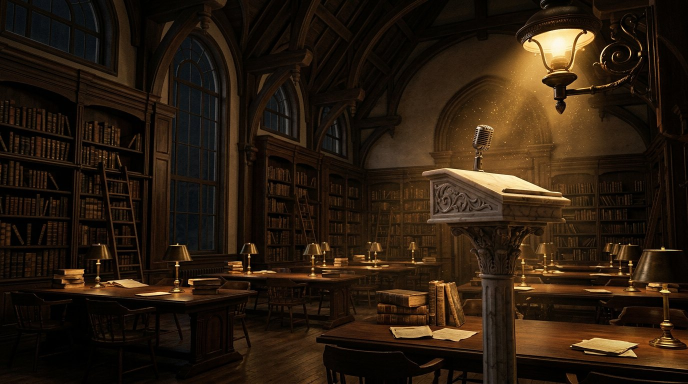
#> input picture bot/eventos_fondos/acad.jpg, 1376 x 768 px, given in place of acad.jpg.jpg, which was not available (shown at 1/2 size)
$ python -i banners_bot.py   (imports and definitions only)
#> lines starting #> are read from the running program, lines starting #| are printed output that depends on the picture
# -*- coding: utf-8 -*-
"""🤖 LA PORTADA DEL BOT EN CADA SERVIDOR (Dlx, 24/11/2026: «asegúrate de poner la foto de portada a las cuentas también,
quizás usa sus generadas que ya tienen»).

    python herramientas/banners_bot.py           las dibuja todas (las que tienen su escena)
    python herramientas/banners_bot.py DDF URBF  sólo ésas
    python herramientas/banners_bot.py --hoja    además, una hoja con todas para mirarlas (scratch, no se sube)
    python herramientas/banners_bot.py --auto    el self-check (CI): cada escena tiene su portada y mide lo que tiene que medir

El bot de la Liga toma en cada servidor Tier 1 su perfil (`aplicarPerfilBot()` en bot/avisos.js). La portada de siempre
es el banner del Discord del servidor, y la mayoría NO tiene: Discord lo da desde el nivel 2 de boosts (DDF y URBF, el
24/11, quedaban sin portada). Entonces va ésta.

🌆 SALE DE LA ESCENA DE SU BANNER DE EVENTOS (`bot/eventos_fondos/<sv>.jpg`, hecha con IA para cada servidor; ver
`herramientas/banners_eventos.py`), NO del banner terminado: ése lleva el nombre, la cinta, el logo y los chips, que en una
portada de 17:6 quedaban cortados y, abajo a la izquierda, tapados por la foto del bot. La escena va limpia.

📐 1360 × 480 (17:6, el doble de lo que dibuja Discord: 680 × 240), JPG 86, recorte al centro algo alto (`ALTO`): el
micrófono y el horizonte de cada escena están en el tercio de arriba. Va en `bot/paginas/banners/bot/<sv>.jpg` y lo sirve
Pages, como los banners de eventos: el Worker pregunta si existe (`perfilPortada()`) y, si no, el bot va sin portada.
⚠️ Sin escena no hay portada (sin dato no hay pieza): no se inventa otra.
"""
import os
import sys

from PIL import Image

BASE = os.path.dirname(os.path.dirname(os.path.abspath(__file__)))
ESCENAS = os.path.join(BASE, 'bot', 'eventos_fondos')
SALIDA = os.path.join(BASE, 'bot', 'paginas', 'banners', 'bot')
AN, AL = 1360, 480
#: dónde cae el recorte: 0 arriba del todo, 1 abajo del todo. Medido mirando la hoja de las trece (24/11/2026)
ALTO = 0.35


def escenas():
    return sorted(f[:-4] for f in os.listdir(ESCENAS) if f.endswith('.jpg'))


def portada(sv):
#> called with sv = '../bot/eventos_fondos/acad.jpg'
    im = Image.open(os.path.join(ESCENAS, sv + '.jpg')).convert('RGB')
#> im is the input picture: PIL image 1376x768 RGB; mean R, G, B 41.8, 27.8, 14.8
    w, h = im.size
#> w = 1376; h = 768
    alto = round(w * AL / AN)
#> alto = 486
    if alto > h:                                   # una escena más apaisada que 17:6: se recorta a lo ancho
        ancho = round(h * AN / AL)
        x = (w - ancho) // 2
        im = im.crop((x, 0, x + ancho, h))
    else:
        y = round((h - alto) * ALTO)
#> y = 99
        im = im.crop((0, y, w, y + alto))
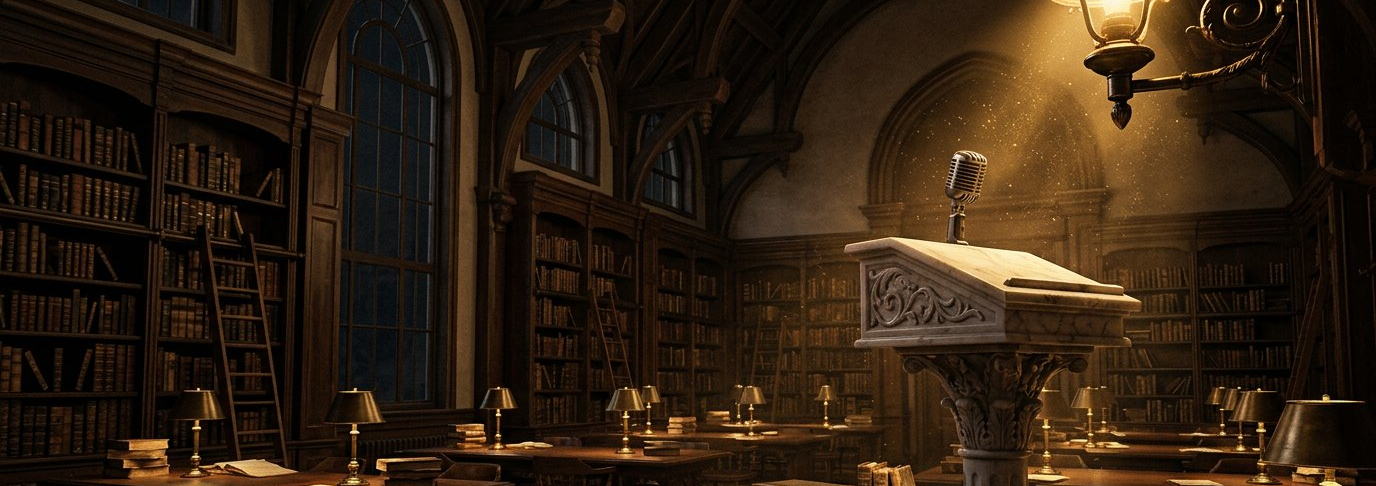
#> im: PIL image 1376x486 RGB; mean R, G, B 46.8, 31.3, 16.6
    return im.resize((AN, AL), Image.LANCZOS)


def main(args):
    os.makedirs(SALIDA, exist_ok=True)
    pedidas = [a.lower() for a in args if not a.startswith('--')]
    hechas = []
    for sv in escenas():
        if pedidas and sv not in pedidas:
            continue
        p = portada(sv)
        p.save(os.path.join(SALIDA, sv + '.jpg'), quality=86, optimize=True, progressive=True)
        hechas.append(sv)
        print('   ✅ %s  %s KB' % (sv.upper(), os.path.getsize(os.path.join(SALIDA, sv + '.jpg')) // 1024))
    if '--hoja' in args and hechas:
        hoja = Image.new('RGB', (AN // 2, (AL // 2 + 8) * len(hechas)), (10, 10, 12))
        for i, sv in enumerate(hechas):
            hoja.paste(Image.open(os.path.join(SALIDA, sv + '.jpg')).resize((AN // 2, AL // 2)), (0, i * (AL // 2 + 8)))
        ruta = os.path.join(BASE, 'salida_banners_bot.png')
        hoja.save(ruta)
        print('   📄 la hoja: %s' % ruta)


def auto():
    mal = []
    for sv in escenas():
        f = os.path.join(SALIDA, sv + '.jpg')
        if not os.path.exists(f):
            mal.append('%s sin portada (correr herramientas/banners_bot.py %s)' % (sv.upper(), sv.upper()))
            continue
        with Image.open(f) as im:
            if im.size != (AN, AL) or im.format != 'JPEG':
                mal.append('%s mide %s %s' % (sv.upper(), im.size, im.format))
        if os.path.getsize(f) > 900 * 1024:
            mal.append('%s pesa %d KB' % (sv.upper(), os.path.getsize(f) // 1024))
    print('   %s cada escena de eventos tiene su portada del bot, de %d × %d en JPG' % ('🔴' if mal else '✅', AN, AL))
    for m in mal:
        print('      · ' + m)
    return not mal


# [4 lines not run here, left out]

>>> result = portada('../bot/eventos_fondos/acad.jpg')

$ run again, on bot/eventos_fondos/dra.jpg
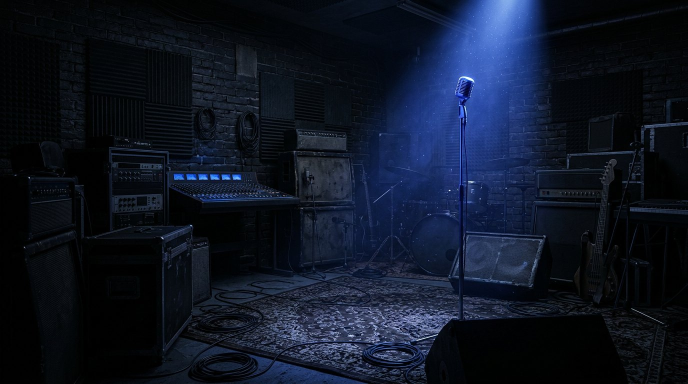
#> input picture bot/eventos_fondos/dra.jpg, 1376 x 768 px, given in place of dra.jpg.jpg, which was not available (shown at 1/2 size)
#> in portada, im is the input picture: PIL image 1376x768 RGB; mean R, G, B 14.4, 21.5, 36.9
#> in portada, `im = im.crop((0, y, w, y + alto))`:
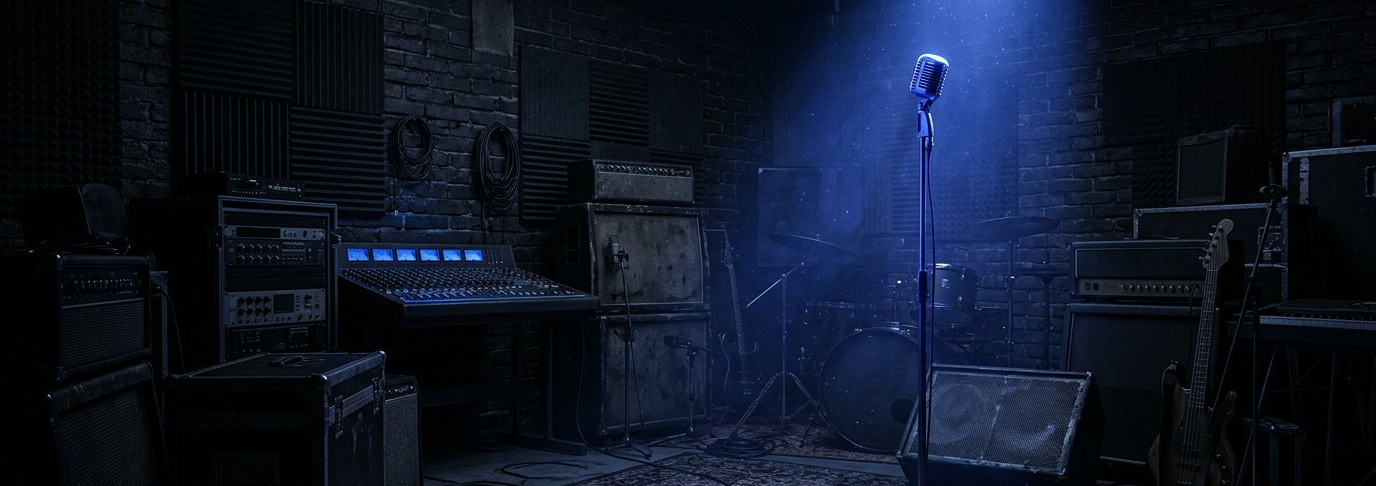
#> im: PIL image 1376x486 RGB; mean R, G, B 14.1, 22, 39.3

$ run again, on bot/eventos_fondos/fds.jpg
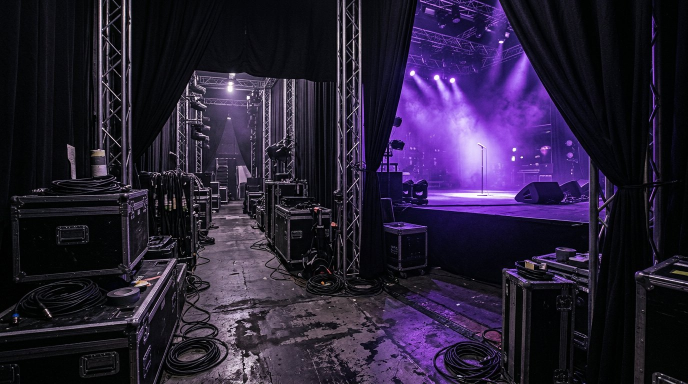
#> input picture bot/eventos_fondos/fds.jpg, 1376 x 768 px, given in place of fds.jpg.jpg, which was not available (shown at 1/2 size)
#> in portada, im is the input picture: PIL image 1376x768 RGB; mean R, G, B 40.4, 31.4, 54.4
#> in portada, `im = im.crop((0, y, w, y + alto))`:
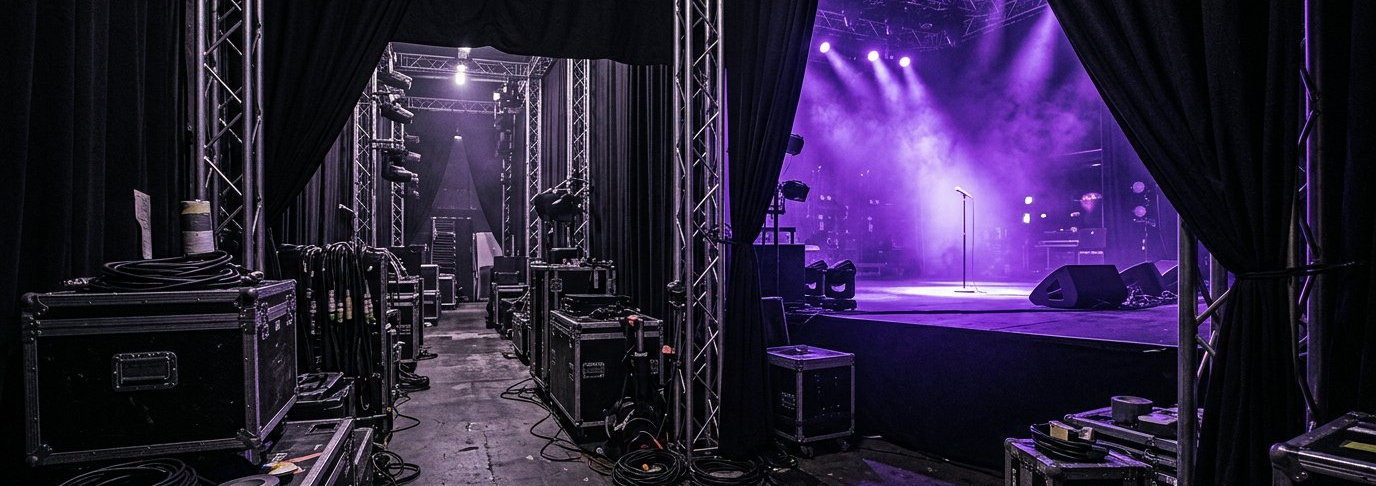
#> im: PIL image 1376x486 RGB; mean R, G, B 43.6, 33, 60.9

$ run again, on bot/eventos_fondos/ffa.jpg
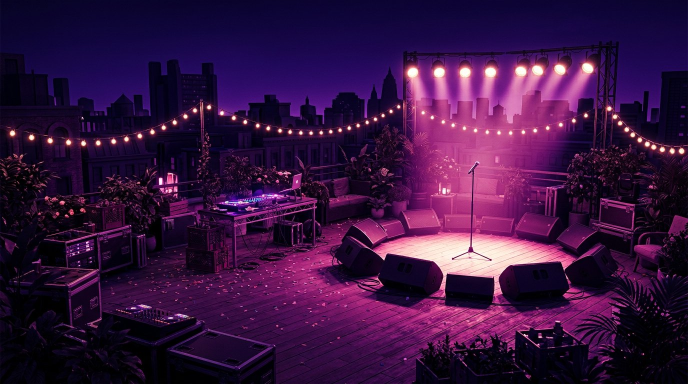
#> input picture bot/eventos_fondos/ffa.jpg, 1376 x 768 px, given in place of ffa.jpg.jpg, which was not available (shown at 1/2 size)
#> in portada, im is the input picture: PIL image 1376x768 RGB; mean R, G, B 55.5, 19.4, 63.7
#> in portada, `im = im.crop((0, y, w, y + alto))`:
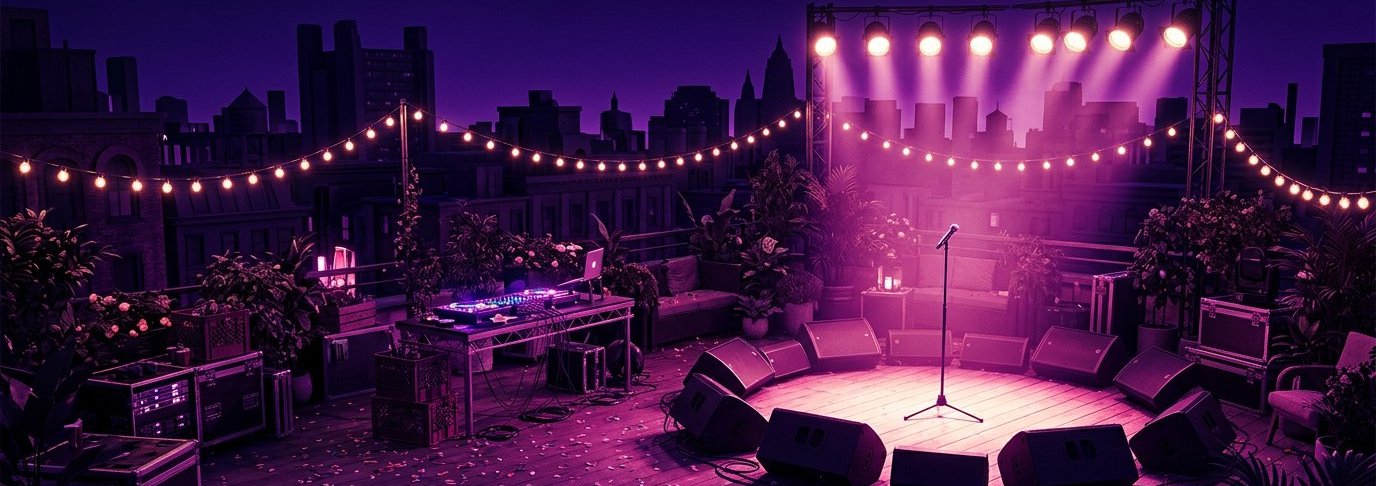
#> im: PIL image 1376x486 RGB; mean R, G, B 67.2, 25.3, 70.7
